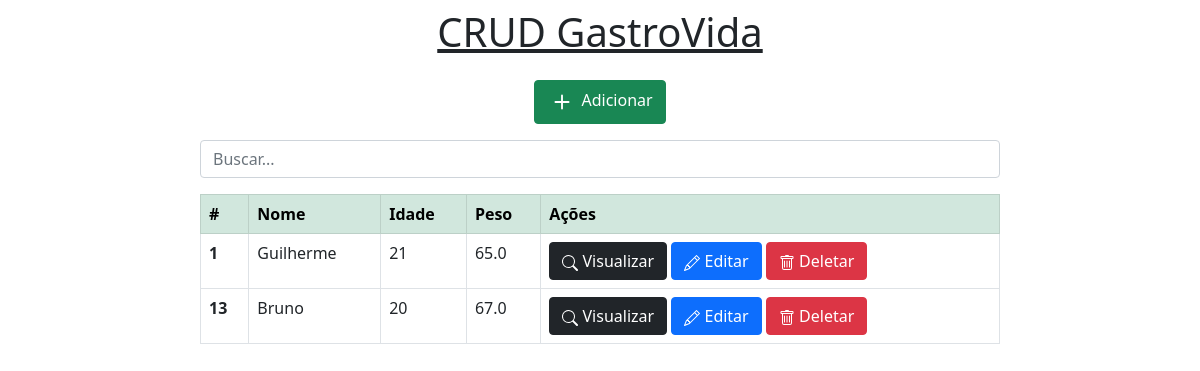
Before: / with the older database file.
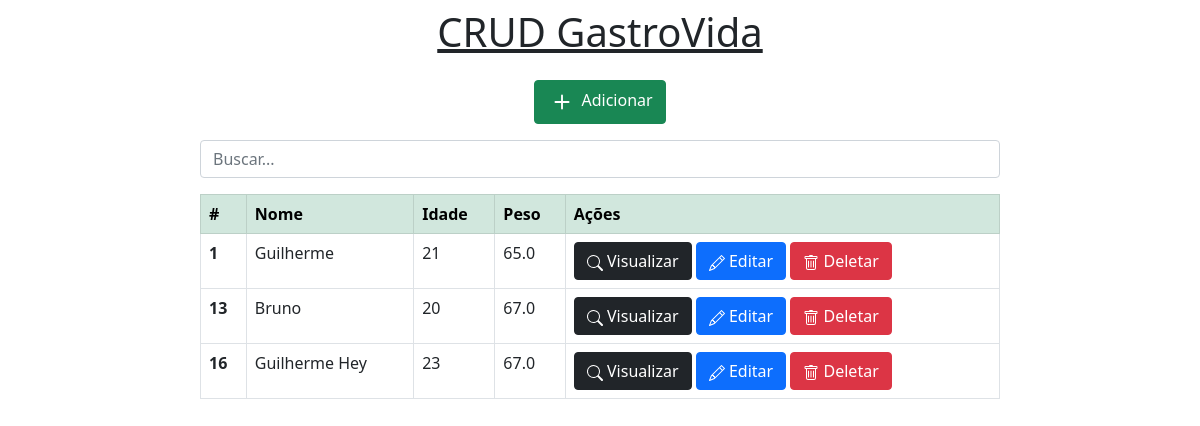
After: the same page with the newer database file.
### app/models.py (models this page shows)
class Pacientes(models.Model):
    nome = models.CharField(max_length=150)
    idade = models.IntegerField()
    peso = models.FloatField(max_length=30)
    altura = models.FloatField(max_length=30, default=0)
    pesoPreOperatorio = models.FloatField(max_length=30, default=0)
    fumo = models.BooleanField(default=False)

### app/views.py (the view, shortened to what this page needs)
# urls.py: 2. Add a URL to urlpatterns:  path('', views.home, name='home')
def home(request):
    data = {}
    search = request.GET.get("q")
    if search:
        pacientes = Pacientes.objects.filter(nome__icontains=search)
    else:
        pacientes = Pacientes.objects.all()
    data['db'] = pacientes
    return render(request, 'index.html', data)

### app/templates/index.html (shortened to what this page needs)
<!DOCTYPE>
<html lang="pt-br">
<head>
    <link href="https://cdn.jsdelivr.net/npm/bootstrap@5.0.2/dist/css/bootstrap.min.css" rel="stylesheet">
</head>
<body>
    <div class="col-8 m-auto pt-2 pb-2 text-center">
        <h1><inS>CRUD GastroVida</inS></h1>
    </div>
    <div class="col-8 m-auto pt-2 pb-2 text-center">
        <a href="form/" class="btn btn-success ">
            <svg xmlns="http://www.w3.org/2000/svg" width="30" height="30" fill="currentColor" class="bi bi-plus" viewBox="0 0 16 16">
                <path d="M8 4a.5.5 0 0 1 .5.5v3h3a.5.5 0 0 1 0 1h-3v3a.5.5 0 0 1-1 0v-3h-3a.5.5 0 0 1 0-1h3v-3A.5.5 0 0 1 8 4z"/>
            </svg>
            Adicionar
        </a>
    </div>
    <div class="col-8 m-auto pt-2 pb-2 text-center">
        <input type="text" id="search" name="search" class="form-control" placeholder="Buscar...">
    </div>
    <div id="replaceable-content" class="col-8 m-auto pt-2 pb-2 text-center">
        {% include 'index_partial.html' %}
    </div>
    {%load static%}
</body>
</html>

### app/templates/index_partial.html (shortened to what this page needs)
<table class="table table-bordered table-hover">
        <thead class="btn-dark">
            <tr class="table-success">
                <th scope="col">#</th>
                <th scope="col">Nome</th>
                <th scope="col">Idade</th>
                <th scope="col">Peso</th>
                <th scope="col">Ações</th>
            </tr>
        </thead>
        <tbody>
        {% if db %}
        {% for dbs in db %}
            <tr>
                <th> {{dbs.id}} </th>
                <td> {{dbs.nome}} </td>
                <td> {{dbs.idade}} </td>
                <td> {{dbs.peso}} </td>
                <td>
                    <a href="/view/{{dbs.id}}/" class="btn btn-dark">
                        Visualizar
                    </a>
                    <a href="/edit/{{dbs.id}}/" class="btn btn-primary">
                        Editar
                    </a>
                    <a href="/delete/{{dbs.id}}/" class="btn btn-danger btnDel">
                        Deletar
                    </a>
                </td>
            </tr>
        {% endfor %}
        {% endif %}
        </tbody>
</table>

Changed rows visible on the page:
added Pacientes: id "16", nome "Guilherme Hey", idade "23", peso "67.0"
